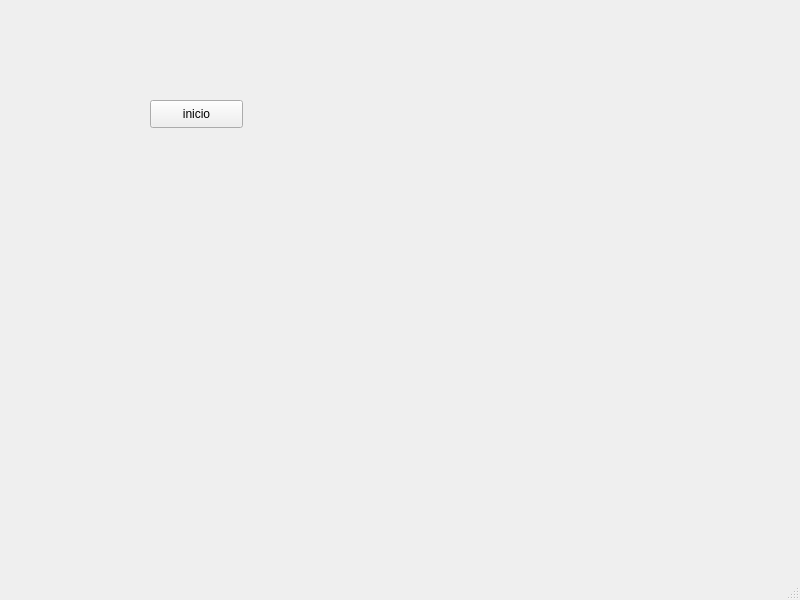
<?xml version="1.0" encoding="UTF-8"?>
<ui version="4.0">
 <class>menu</class>
 <widget class="QMainWindow" name="menu">
  <property name="geometry">
   <rect>
    <x>0</x>
    <y>0</y>
    <width>800</width>
    <height>600</height>
   </rect>
  </property>
  <property name="windowTitle">
   <string>MainWindow</string>
  </property>
  <widget class="QWidget" name="centralwidget">
   <widget class="QPushButton" name="pushButton">
    <property name="geometry">
     <rect>
      <x>150</x>
      <y>100</y>
      <width>93</width>
      <height>28</height>
     </rect>
    </property>
    <property name="text">
     <string>inicio</string>
    </property>
   </widget>
  </widget>
  <widget class="QMenuBar" name="menubar">
   <property name="geometry">
    <rect>
     <x>0</x>
     <y>0</y>
     <width>800</width>
     <height>26</height>
    </rect>
   </property>
  </widget>
  <widget class="QStatusBar" name="statusbar"/>
 </widget>
 <resources/>
 <connections/>
</ui>
